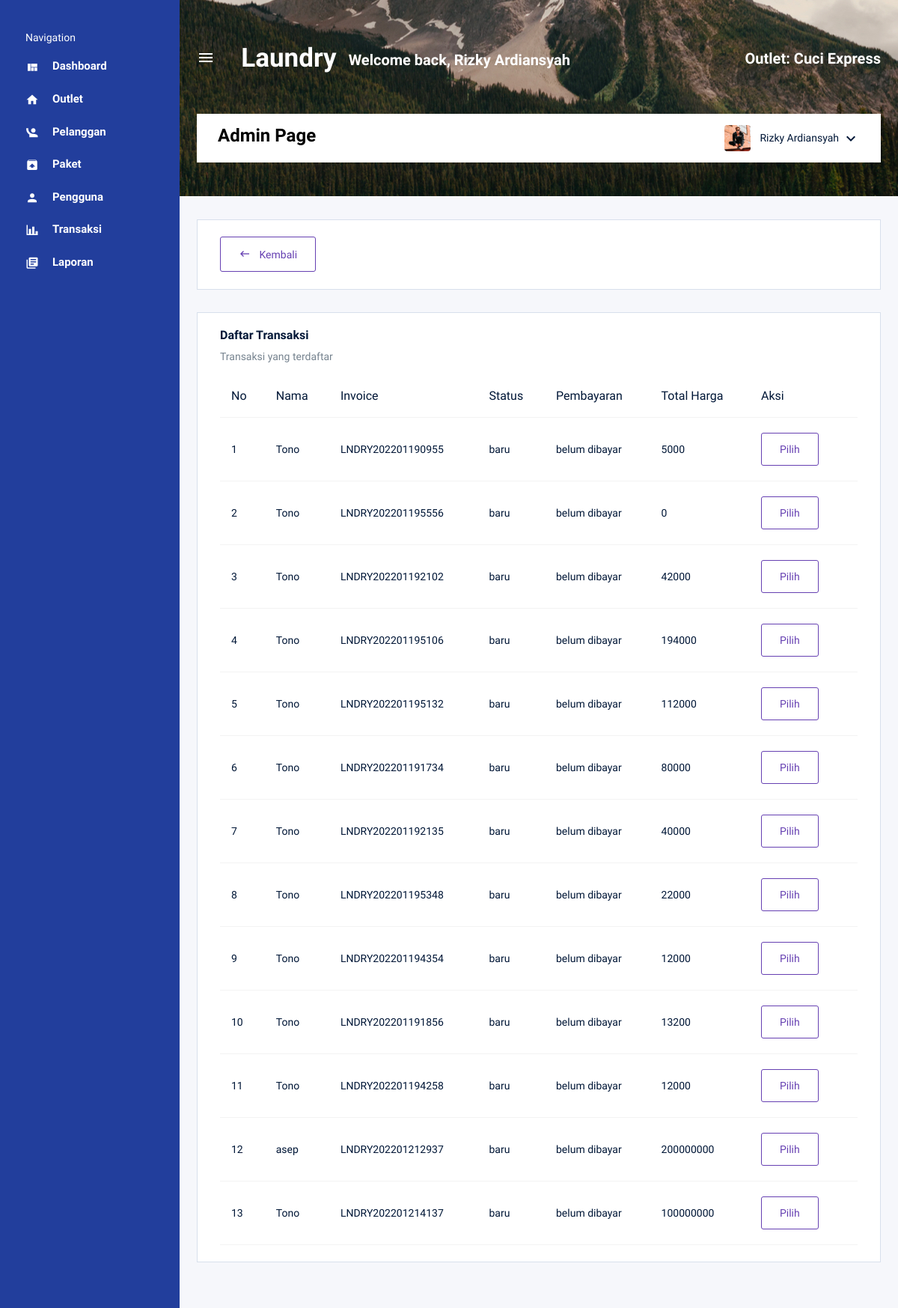
/page/admin/transaksi_konfirmasi.php (signed in), run on the app's committed database.
### tables this page shows
CREATE TABLE `tb_outlet` (
  `id` int(11) NOT NULL,
  `nama` varchar(100) NOT NULL,
  `alamat` text NOT NULL,
  `tlp` text NOT NULL
);

CREATE TABLE `tb_member` (
  `id` int(11) NOT NULL,
  `nama` varchar(100) NOT NULL,
  `alamat` text NOT NULL,
  `jenis_kelamin` enum('L','P') NOT NULL,
  `tlp` varchar(5) NOT NULL
);

CREATE TABLE `tb_transaksi` (
  `id` int(11) NOT NULL,
  `id_outlet` int(11) NOT NULL,
  `kode_invoice` varchar(100) NOT NULL,
  `id_member` int(11) NOT NULL,
  `tgl` datetime NOT NULL,
  `batas_waktu` datetime NOT NULL,
  `tgl_bayar` datetime NOT NULL,
  `biaya_tambahan` int(11) NOT NULL,
  `diskon` double NOT NULL,
  `pajak` int(11) NOT NULL,
  `status` enum('baru','proses','selesai','diambil') NOT NULL,
  `dibayar` enum('dibayar','belum_dibayar') NOT NULL,
  `id_user` int(11) NOT NULL
);

CREATE TABLE `tb_detail_transaksi` (
  `id` int(11) NOT NULL,
  `id_transaksi` int(11) NOT NULL,
  `id_paket` int(11) NOT NULL,
  `qty` double NOT NULL,
  `keterangan` text NOT NULL,
  `total_harga` int(11) NOT NULL,
  `total_bayar` int(11) NOT NULL
);

### page/admin/transaksi_konfirmasi.php (the view, shortened to what this page needs)
<!DOCTYPE html>
<html lang="en">
<head>
    <link rel="stylesheet" href="../../assets/vendors/mdi/css/materialdesignicons.min.css">
    <link rel="stylesheet" href="../../assets/vendors/css/vendor.bundle.base.css">
    <link rel="stylesheet" href="../../assets/css2/style.css">
</head>
<body>
    <div class="container-scroller d-flex">
        <nav class="sidebar sidebar-offcanvas" id="sidebar">
            <ul class="nav">
                <li class="nav-item sidebar-category">
                    <p>Navigation</p>
                </li>
                <li class="nav-item">
                    <a class="nav-link" href="index.php">
                        <i class="mdi mdi-view-quilt menu-icon"></i>
                        <span class="menu-title">Dashboard</span>
                    </a>
                </li>
                <li class="nav-item">
                    <a class="nav-link" href="outlet.php">
                        <i class="mdi mdi-home menu-icon"></i>
                        <span class="menu-title">Outlet</span>
                    </a>
                </li>
                <li class="nav-item">
                    <a class="nav-link" href="pelanggan.php">
                        <i class="mdi mdi-human-greeting menu-icon"></i>
                        <span class="menu-title">Pelanggan</span>
                    </a>
                </li>
                <li class="nav-item">
                    <a class="nav-link" href="paket.php">
                        <i class="mdi mdi-package-up menu-icon"></i>
                        <span class="menu-title">Paket</span>
                    </a>
                </li>
                <li class="nav-item">
                    <a class="nav-link" href="pengguna.php">
                        <i class="mdi mdi-account menu-icon"></i>
                        <span class="menu-title">Pengguna</span>
                    </a>
                </li>
                <li class="nav-item">
                    <a class="nav-link" href="transaksi.php">
                        <i class="mdi mdi-chart-bar menu-icon"></i>
                        <span class="menu-title">Transaksi</span>
                    </a>
                </li>
                <li class="nav-item">
                    <a class="nav-link" href="laporan.php">
                        <i class="mdi mdi-library-books menu-icon"></i>
                        <span class="menu-title">Laporan</span>
                    </a>
                </li>
            </ul>
        </nav>
        <div class="container-fluid page-body-wrapper">
            <nav class="navbar col-lg-12 col-12 px-0 py-0 py-lg-4 d-flex flex-row">
                <div class="navbar-menu-wrapper d-flex align-items-center justify-content-end">
                    <button class="navbar-toggler navbar-toggler align-self-center" type="button" data-toggle="minimize">
                        <span class="mdi mdi-menu"></span>
                    </button>
                    <div class="navbar-brand-wrapper">
                        <h1 class="navbar-brand mb-0 h1" style="color: white;">Laundry</h1>
                    </div>
                    <h4 class="font-weight-bold mb-0 d-none d-md-block mt-1">Welcome back, <?= $_SESSION['nama'] ?></h4>
                    <ul class="navbar-nav navbar-nav-right">
                    <li class="nav-item">
                            <?php
                            include "../../connection/koneksi.php";
                            $qry_get_outletNama = mysqli_query($conn, "select tb_outlet.nama as nama, tb_outlet.id from tb_outlet where tb_outlet.id = '" . $_SESSION['id_outlet'] . "'");
                            $data_nama = mysqli_fetch_array($qry_get_outletNama);
                            ?>
                            <h4 class="mb-0 font-weight-bold d-none d-xl-block">Outlet: <?= $data_nama['nama'] ?></h4>
                        </li>
                    </ul>
                </div>
                <div class="navbar-menu-wrapper navbar-search-wrapper d-none d-lg-flex align-items-center">
                    <ul class="navbar-nav mr-lg-2">
                        <li class="nav-item nav-search d-none d-lg-block">
                            <div class="input-group">
                                <h3 style="color: black;">Admin Page</h3>
                            </div>
                        </li>
                    </ul>
                    <ul class="navbar-nav navbar-nav-right">
                        <li class="nav-item nav-profile dropdown">
                            <a class="nav-link dropdown-toggle" href="#" data-bs-toggle="dropdown" id="profileDropdown">
                                <img src="../../assets/images/faces/face5.jpg" alt="profile" />
                                <span class="nav-profile-name"><?= $_SESSION['nama'] ?></span>
                            </a>
                        </li>
                    </ul>
                </div>
            </nav>
            <div class="main-panel">
                <div class="content-wrapper">
                    <div class="row">
                        <div class="col-md-12 grid-margin stretch-card">
                            <div class="card">
                                <div class="card-body">
                                    <a type="button" class="btn btn-outline-primary btn-icon-text" href="transaksi.php" style="margin-right: 15px;">
                                        <i class="mdi mdi-keyboard-backspace btn-icon-prepend"></i>
                                        Kembali
                                    </a>
                                </div>
                            </div>
                        </div>
                        <div class="col-lg-12 grid-margin stretch-card">
                            <div class="card">
                                <div class="card-body">
                                    <h4 class="card-title">Daftar Transaksi</h4>
                                    <p class="card-description">
                                        Transaksi yang terdaftar
                                    </p>
                                    <div class="table-responsive">
                                        <table class="table table-hover">
                                            <thead>
                                                <tr>
                                                    <th>No</th>
                                                    <th>Nama</th>
                                                    <th>Invoice</th>
                                                    <th>Status</th>
                                                    <th>Pembayaran </th>
                                                    <th>Total Harga</th>
                                                    <th>Aksi</th>
                                                </tr>
                                            </thead>
                                            <tbody>
                                                <?php
                                                include "../../connection/koneksi.php";
                                                $qry_transaksi = mysqli_query($conn, "select tb_member.nama as nama_member, tb_member.id, tb_transaksi.status, tb_transaksi.dibayar, tb_transaksi.kode_invoice, tb_transaksi.id, tb_detail_transaksi.total_harga, tb_detail_transaksi.id_transaksi, tb_detail_transaksi.id_paket, tb_paket.id, tb_paket.id_outlet from tb_member, tb_transaksi, tb_detail_transaksi, tb_paket where tb_member.id = tb_transaksi.id_member and tb_detail_transaksi.id_paket = tb_paket.id and tb_paket.id_outlet = '".$_SESSION['id_outlet']."' and tb_transaksi.id = tb_detail_transaksi.id_transaksi and  tb_transaksi.dibayar = 'belum_dibayar'");
                                                $no = 0;
                                                while ($data_transaksi = mysqli_fetch_array($qry_transaksi)) {
                                                    if ($data_transaksi['dibayar'] == "belum_dibayar") {
                                                        $dibayar = "belum dibayar";
                                                    } else {
                                                        $dibayar = "dibayar";
                                                    }
                                                    $no++; ?>
                                                    <tr>
                                                        <td><?= $no ?></td>
                                                        <td><?= $data_transaksi['nama_member'] ?></td>
                                                        <td><?= $data_transaksi['kode_invoice'] ?></td>
                                                        <td><?= $data_transaksi['status'] ?></td>
                                                        <td><?= $dibayar ?></td>
                                                        <td><?= $data_transaksi['total_harga'] ?></td>
                                                        <td><a href="transaksi_bayar.php?id=<?= $data_transaksi['id_transaksi'] ?>" class="btn btn-outline-primary btn-fw" style="margin-right: 15px;">Pilih</a></td>
                                                    </tr>
                                                <?php
                                                }
                                                ?>
                                            </tbody>
                                        </table>
                                    </div>
                                </div>
                            </div>
                        </div>
                    </div>
                </div>
            </div>
</body>
</html>

### data on the page
tb_outlet: nama "Cuci Express"
tb_member: nama "Tono", tb_transaksi.kode_invoice "LNDRY202201190955", tb_transaksi.status "baru", tb_transaksi.dibayar "belum dibayar", tb_detail_transaksi.total_harga "5000", tb_transaksi.kode_invoice "LNDRY202201195556", tb_detail_transaksi.total_harga "0", tb_transaksi.kode_invoice "LNDRY202201192102", tb_detail_transaksi.total_harga "42000", tb_transaksi.kode_invoice "LNDRY202201195106", tb_detail_transaksi.total_harga "194000", tb_transaksi.kode_invoice "LNDRY202201195132", tb_detail_transaksi.total_harga "112000", tb_transaksi.kode_invoice "LNDRY202201191734", tb_detail_transaksi.total_harga "80000", tb_transaksi.kode_invoice "LNDRY202201192135", tb_detail_transaksi.total_harga "40000", tb_transaksi.kode_invoice "LNDRY202201195348", tb_detail_transaksi.total_harga "22000", tb_transaksi.kode_invoice "LNDRY202201194354", tb_detail_transaksi.total_harga "12000", tb_transaksi.kode_invoice "LNDRY202201191856", tb_detail_transaksi.total_harga "13200", tb_transaksi.kode_invoice "LNDRY202201194258", tb_transaksi.kode_invoice "LNDRY202201214137", tb_detail_transaksi.total_harga "100000000"
tb_member: nama "asep", tb_transaksi.kode_invoice "LNDRY202201212937", tb_transaksi.status "baru", tb_transaksi.dibayar "belum dibayar", tb_detail_transaksi.total_harga "200000000"

### other printed values
$_SESSION['nama'] "Rizky Ardiansyah"
